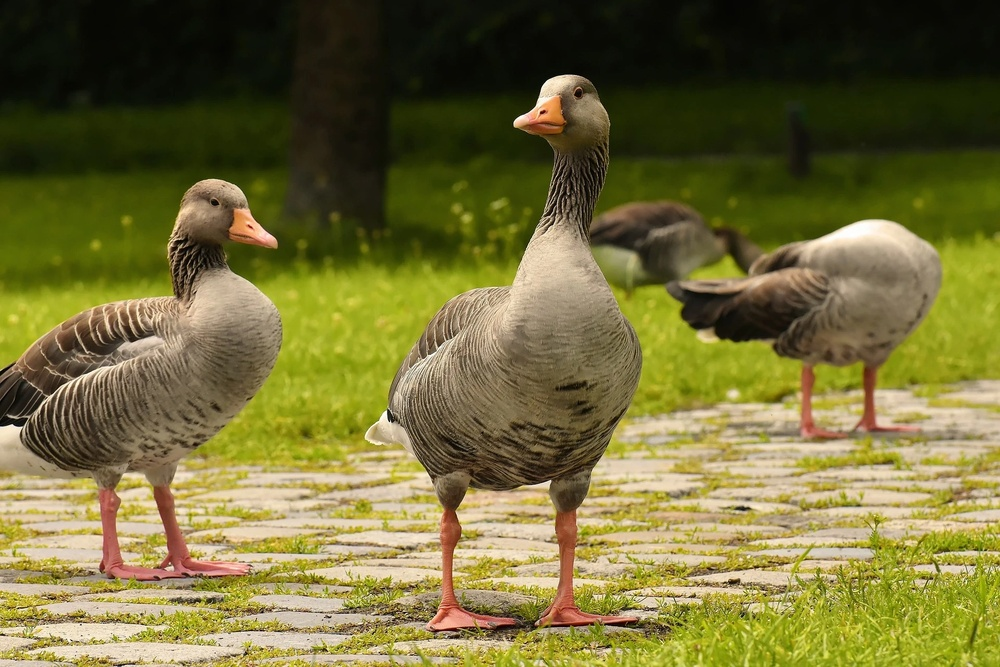
#> input picture assignment_1/src/img/duck.jpg, 1000 x 667 px, shrunk from 1920 x 1280 before the run
$ jupyter execute q2.ipynb
#> lines starting #> are read from the running program, lines starting #| are printed output that depends on the picture; after the words box and inside, x2 and y2 are one past the last pixel; in counts of white or black regions, pixels touching at a corner belong together; long printed decimals are rounded
### 1~6 이미지 출력

[cell 1]
import cv2
import matplotlib.pyplot as plt

origin_img = cv2.imread('./img/duck.jpg')
#> origin_img is the input picture: shape (667, 1000, 3); mean B, G, R 56.8, 109.5, 115.7

# RGB 이미지로 변환
RGB_img = cv2.cvtColor(origin_img, cv2.COLOR_BGR2RGB)

# 채널 분리
Red_img, Green_img, Blue_img = cv2.split(RGB_img)
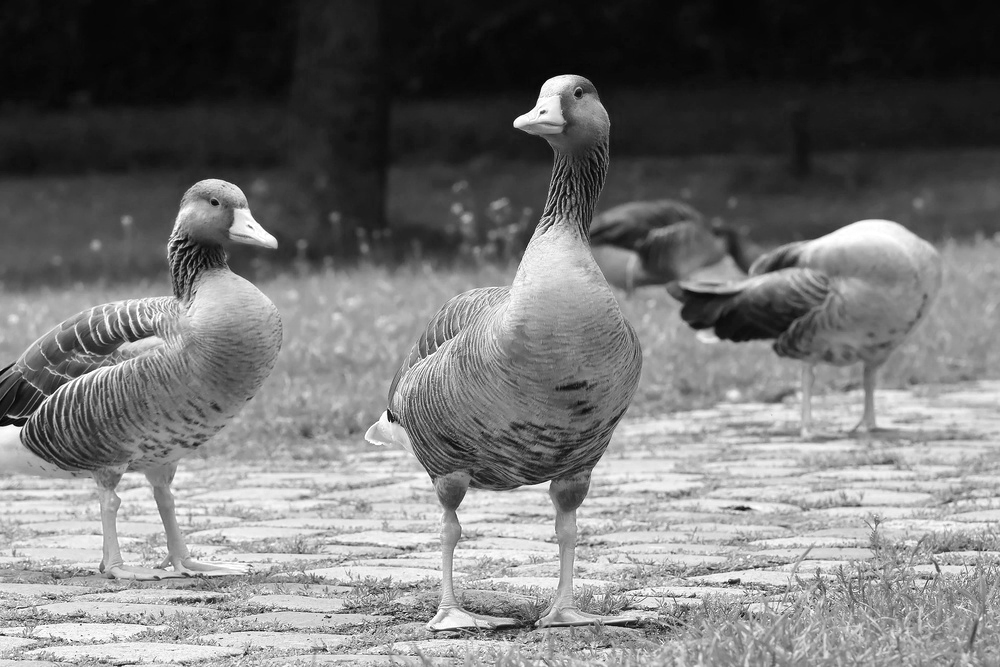
#> Red_img: shape (667, 1000); min 0, max 255, mean 115.7
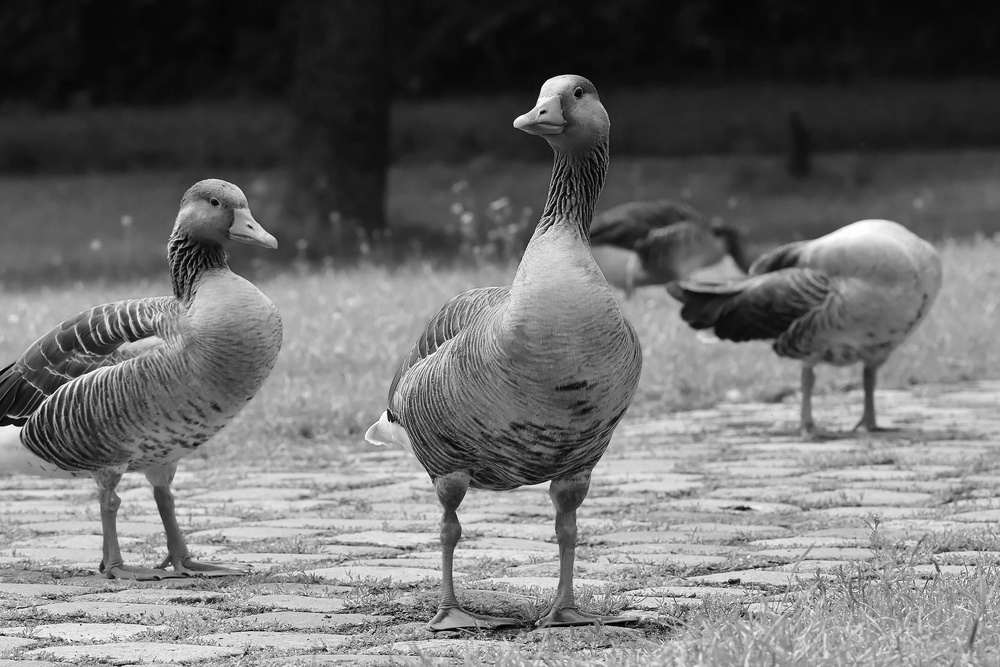
#> Green_img: shape (667, 1000); min 0, max 255, mean 109.5
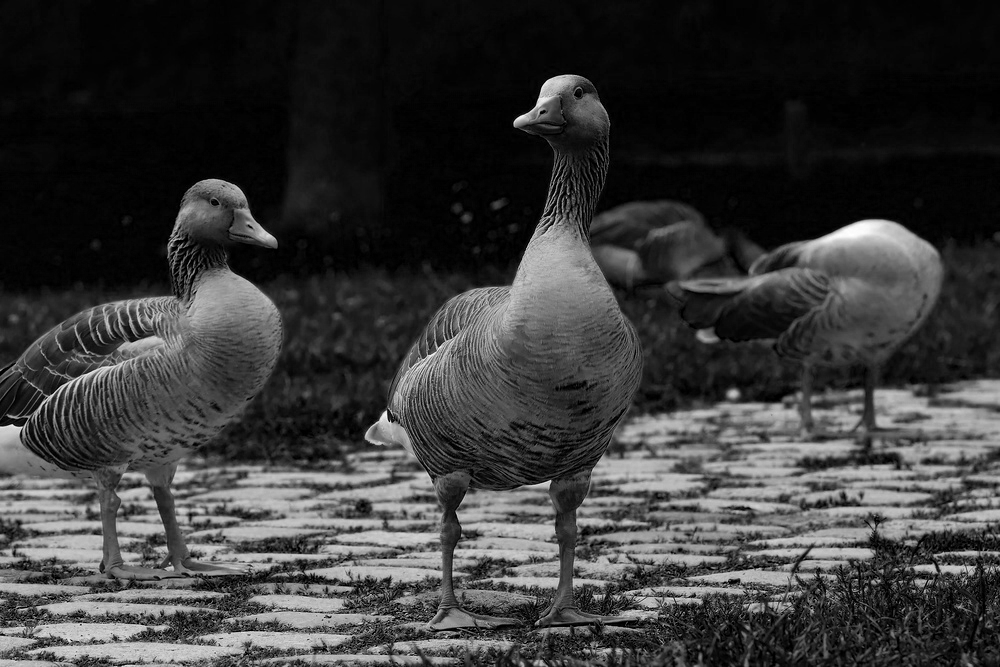
#> Blue_img: shape (667, 1000); min 0, max 255, mean 56.8

# 그레이스케일 이미지로 변환
Gray_img = cv2.cvtColor(RGB_img, cv2.COLOR_RGB2GRAY)

# 그레이스케일 이미지에 이진화
# ret: 설정 임계값, Binary_img: 결과 이미지
ret, Binary_img = cv2.threshold(Gray_img, 100, 255, cv2.THRESH_BINARY)
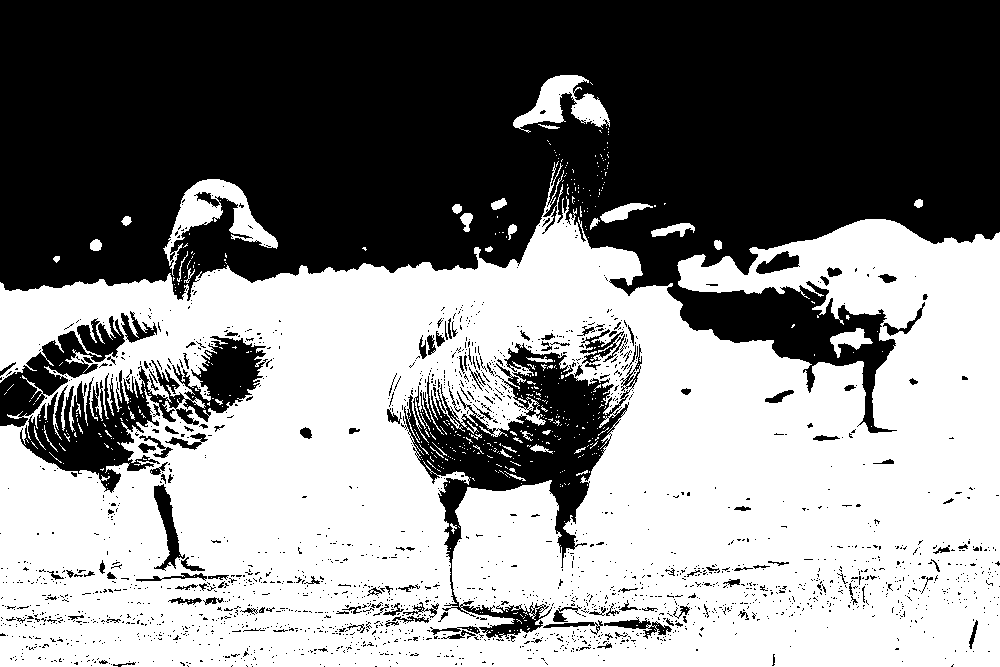
#> Binary_img: shape (667, 1000); 52.4% white; 2028 black regions (1878 under 20 px), largest, box (x1, y1, x2, y2) and area: (0, 0, 1000, 433) 263711, (401, 343, 642, 639) 19966, (20, 336, 268, 493) 12223

plt.figure( figsize=(20,10) )

# RGB
plt.subplot(2, 3, 1)
plt.title("1. RGB image")
plt.axis("off")
plt.imshow(RGB_img)

# R-channel
RGB_img[:,:,0] = Red_img
RGB_img[:,:,1] = 0
RGB_img[:,:,2] = 0
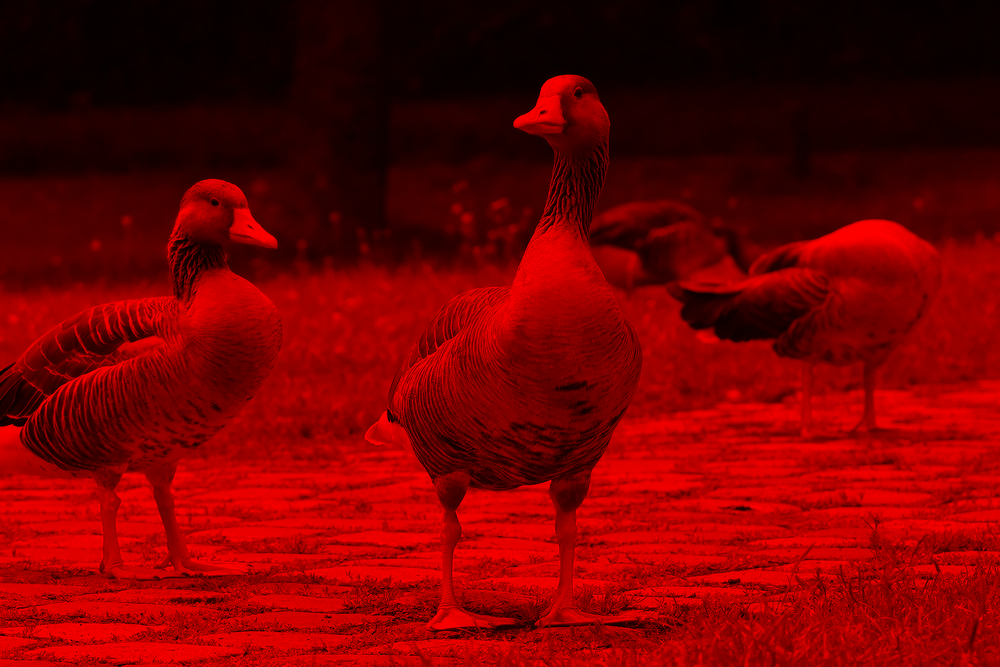
#> RGB_img: shape (667, 1000, 3); mean R, G, B 115.7, 0, 0
plt.subplot(2, 3, 2)
plt.title("2. Red image")
plt.axis("off")
plt.imshow(RGB_img)

# G-channel
RGB_img[:,:,0] = 0
#> RGB_img: shape (667, 1000, 3); every value is 0
RGB_img[:,:,1] = Green_img
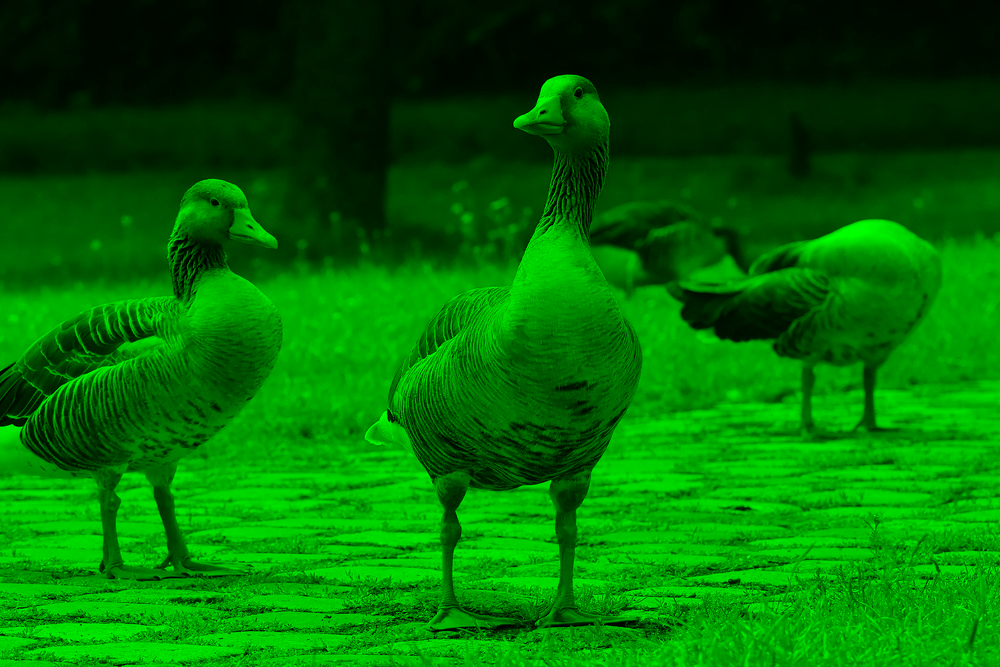
#> RGB_img: shape (667, 1000, 3); mean R, G, B 0, 109.5, 0
RGB_img[:,:,2] = 0
plt.subplot(2, 3, 3)
plt.title("3. Green image")
plt.axis("off")
plt.imshow(RGB_img)

# B-channel
RGB_img[:,:,0] = 0
RGB_img[:,:,1] = 0
RGB_img[:,:,2] = Blue_img
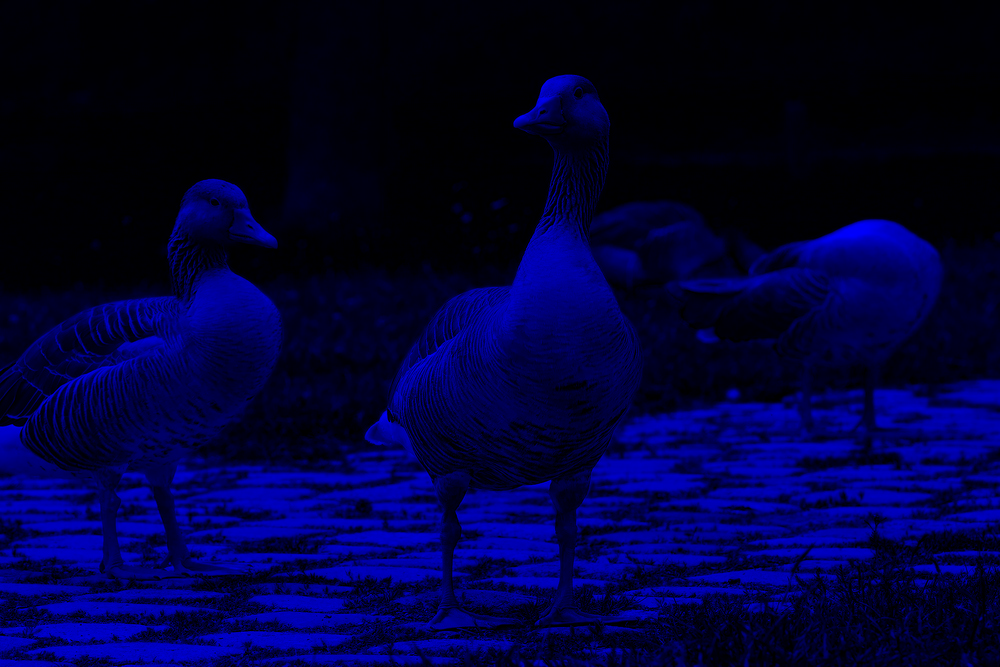
#> RGB_img: shape (667, 1000, 3); mean R, G, B 0, 0, 56.8
plt.subplot(2, 3, 4)
plt.title("4. Blue image")
plt.axis("off")
plt.imshow(RGB_img)

# Gray-Scale
plt.subplot(2, 3, 5)
plt.axis("off")
plt.title("5. Gray-Scale image")
plt.imshow(Gray_img, cmap='gray')   # 컬러맵을 지정하지 않으면 임의로 색상이 지정되어 출력된다.

# Binarization
plt.subplot(2, 3, 6)
plt.axis("off")
plt.title("6. Binary image")
plt.imshow(Binary_img, cmap='gray')

plt.show()

### 7~9. Gray_image 화소값 출력

[cell 2]
import numpy as np

print(f"7. 최대 화소값: {np.max(Gray_img)}")
#| 7. 최대 화소값: 255
print(f"8. 최소 화소값: {np.min(Gray_img)}")
#| 8. 최소 화소값: 1
print(f"9. 평균 화소값: {np.mean(Gray_img)}")
#| 9. 평균 화소값: 105.317

$ run again, with assignment_1/src/img/cat.jpg copied over assignment_1/src/img/duck.jpg
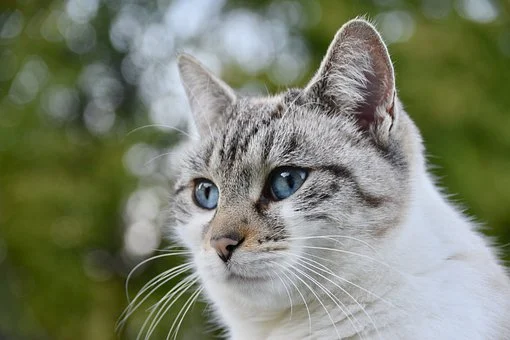
#> input picture assignment_1/src/img/cat.jpg, 510 x 340 px
#> origin_img is the input picture: shape (340, 510, 3); mean B, G, R 110, 130, 123.8
#> `ret, Binary_img = cv2.threshold(Gray_img, 100, 255, cv2.THRESH_BINARY)`:
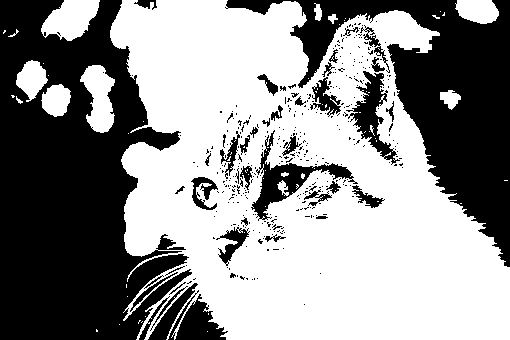
#> Binary_img: shape (340, 510); 56.1% white; 377 black regions (332 under 20 px), largest, box (x1, y1, x2, y2) and area: (0, 0, 192, 340) 42109, (225, 0, 510, 267) 23036, (251, 130, 358, 221) 2042
#> `RGB_img[:,:,2] = Blue_img`:
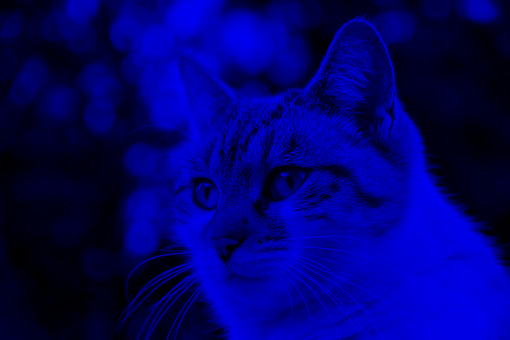
#> RGB_img: shape (340, 510, 3); mean R, G, B 0, 0, 110
#| 7. 최대 화소값: 249
#| 8. 최소 화소값: 0
#| 9. 평균 화소값: 125.855
